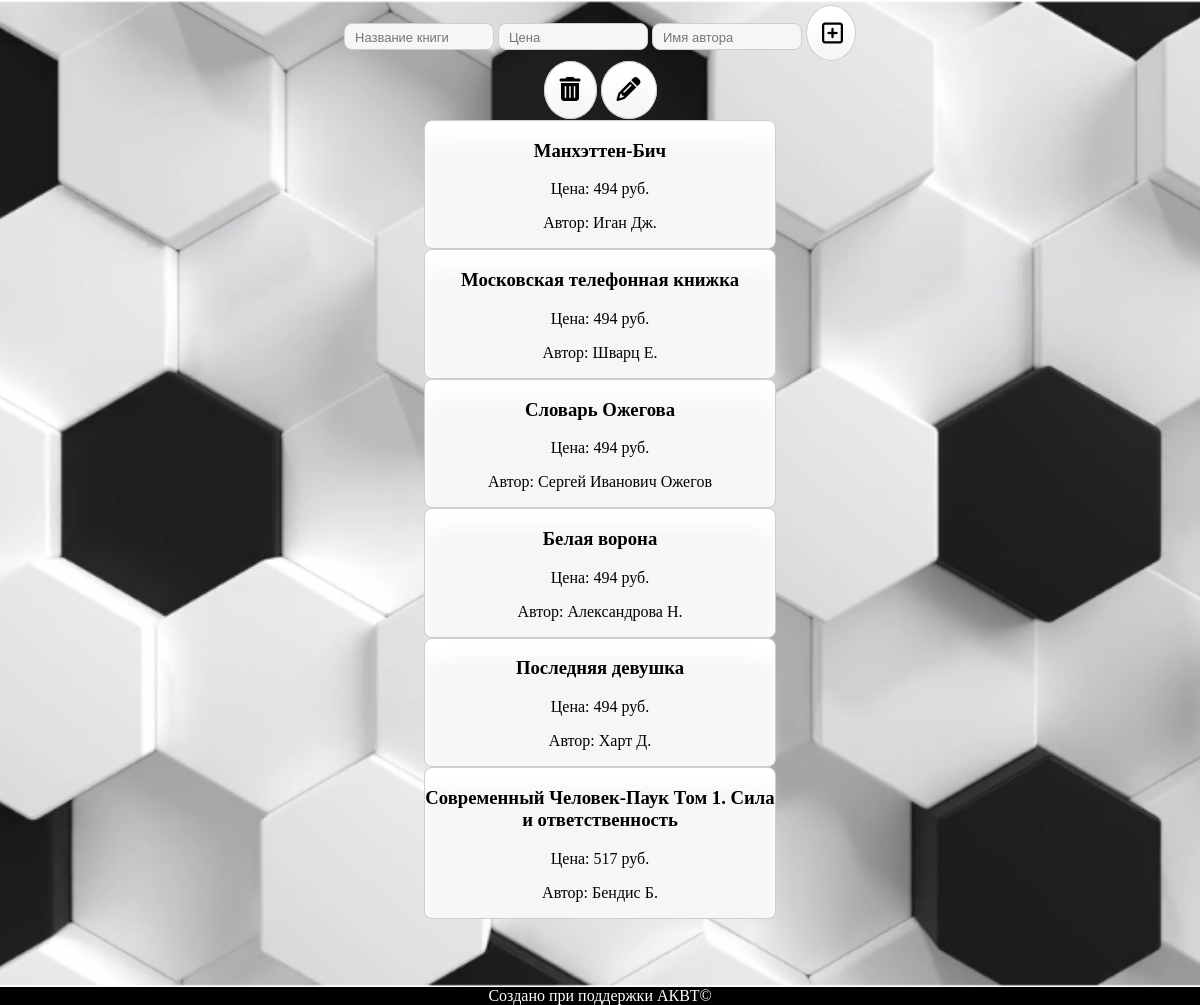
Before: / with the older database file.
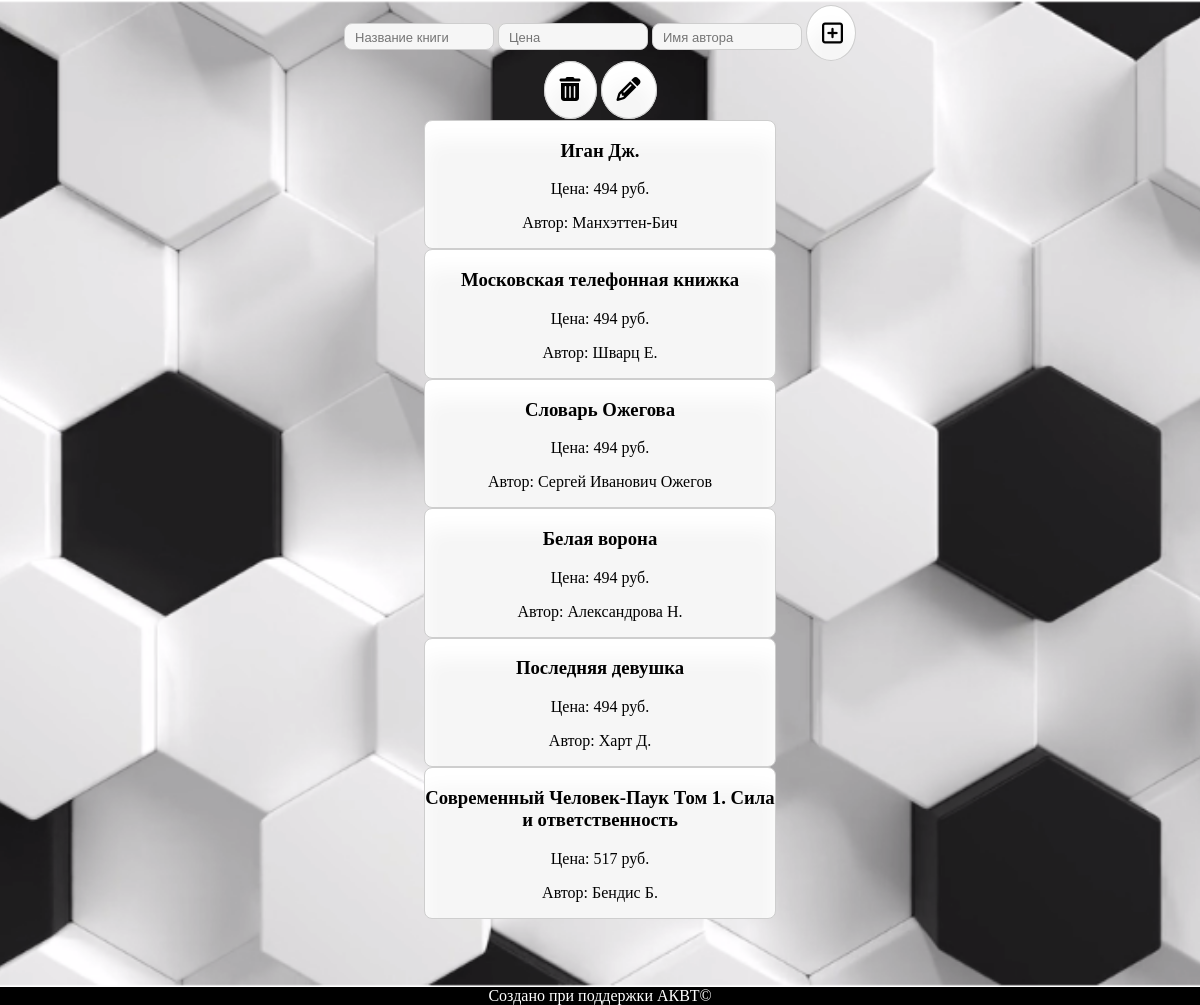
After: the same page with the newer database file.
### tables this page shows
CREATE TABLE `books` (
  `id` int(11) NOT NULL,
  `title` text NOT NULL,
  `price` int(11) NOT NULL
);

CREATE TABLE `authors` (
  `id` int(11) NOT NULL,
  `name` text NOT NULL
);

### index.php (the view)
<?php
include ('connectBD.php');
echo '
<head>
    <title>Главная</title>
    <link rel="stylesheet" href="main.css">
</head>
<body>
<div class="section" data-vide-bg="video/ocean">
    <div class="container1">
    <form method="post" action="process/addpage.php">
        <input name="name" placeholder="Название книги">
        <input name="price" placeholder="Цена">
        <input name="name_a" placeholder="Имя автора">
        <button type="submit" data-tooltip="Добавление книги" class="but" id="pls"><i class="fa fa-plus-square-o" aria-hidden="true"></i></button>
    </form>
    <p>
    <a class="but" id="pls" data-tooltip="Удаление книги" href="delete_book.php"><i class="fa fa-trash" aria-hidden="true"></i></a>
    <a class="but" id="pls" data-tooltip="Редактирование книги" href="edit_book.php"><i class="fa fa-pencil" aria-hidden="true"></i></a>
    </p>
';
$sql = $pdo->query('SELECT books.*, authors.* FROM books,authors,books_authors WHERE books_authors.id_books = books.id AND books_authors.id_author = authors.id');
$sql = $sql->fetchAll();
foreach ($sql as $row){
    echo '<div class="book">';
    echo '<h3>' .$row['title'] . '</h3>';
    echo '<p>' .'Цена: '. $row['price'] . ' руб.</p>';
    echo '<p>' .'Автор: '. $row['name'] . '</p></div>';
}
echo '
</div>
</div>
<script src="https://use.fontawesome.com/74811d09e3.js"></script>
<script src="http://code.jquery.com/jquery-1.12.4.min.js"></script>
<script src="js/jquery.vide.min.js"></script>
<div class="cop">Создано при поддержки АКВТ©</div>
';

### main.css (style rules this page uses)
body { margin: 0; text-align: center; background: black; }
.cop { color:white; }
.section { height: 987px; width: 100%; display: table; background-size: cover; }
.container1 { display: table-cell; min-height: 100%; }
form { margin: 5px auto; max-width: 60%; }
input { width: 150px; font-size: 13px; padding: 6px 0 4px 10px; border: 1px solid #cecece; background: #F6F6f6; border-radius: 8px; }
.but { cursor: pointer; color: black; text-decoration: none; background: #f6f6f6; box-shadow: inset 0px 20px 20px #ffffff; border-radius: 8px; padding: 5px 14px; width: 150px; }
.book { text-align: center; margin: 0 auto; border: 1px solid #cecece; background: #f6f6f6; box-shadow: inset 0px 20px 20px #ffffff; border-radius: 8px; width: 350px; }
#pls { margin: 0 auto; text-decoration: none; color: black; font-size: 24px; cursor: pointer; border: 1px solid #cecece; background: #f6f6f6; box-shadow: inset 0px 20px 20px #ffffff; border-radius: 50%; padding: 15px; max-width: 50px; transition: 1s; }
[data-tooltip] { position: relative; }
[data-tooltip]::after { content: attr(data-tooltip); position: absolute; width: 250px; left: 0; top: 0; background: #ffffff; color: rgb(0, 0, 0); padding: 0.5em; box-shadow: 2px 2px 5px rgba(0, 0, 0, 0.3); pointer-events: none; opacity: 0; transition: 1s; border-radius: 15px; z-index: 5; }

Changed rows visible on the page:
changed books "Иган Дж.": title "Манхэттен-Бич" → "Иган Дж."; authors.name "Иган Дж." → "Манхэттен-Бич"
